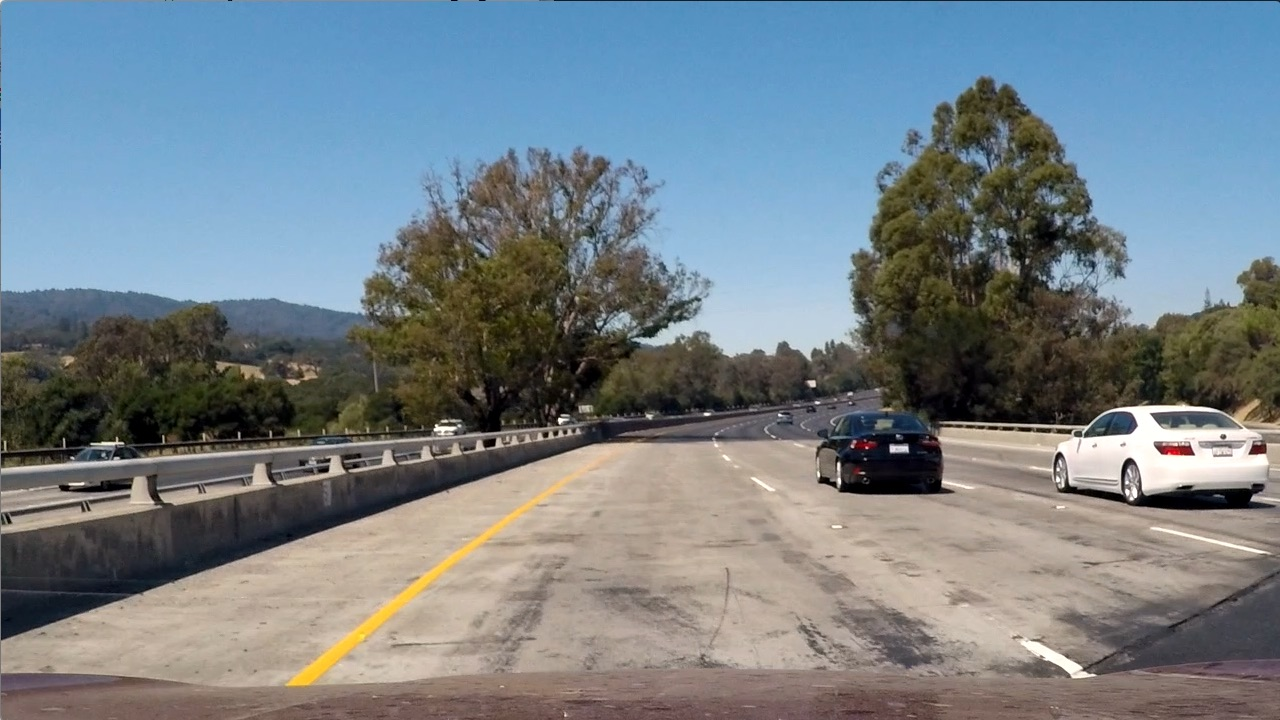
#> input picture test-images/1.jpg, 1280 x 720 px
$ python test.py
#> lines starting #> are read from the running program, lines starting #| are printed output that depends on the picture; after the words box and inside, x2 and y2 are one past the last pixel; in counts of white or black regions, pixels touching at a corner belong together
import cv2
import numpy as np
from matplotlib import pyplot as plt
img = cv2.imread('../test-images/1.jpg',0)
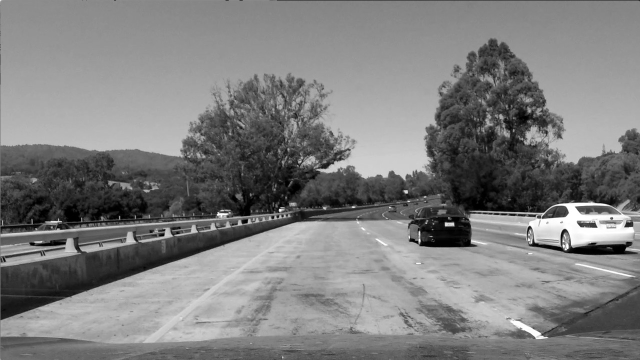
#> img: shape (720, 1280) (shown at 1/2 size); min 0, max 255, mean 126.1
edges = cv2.Canny(img,500,300)
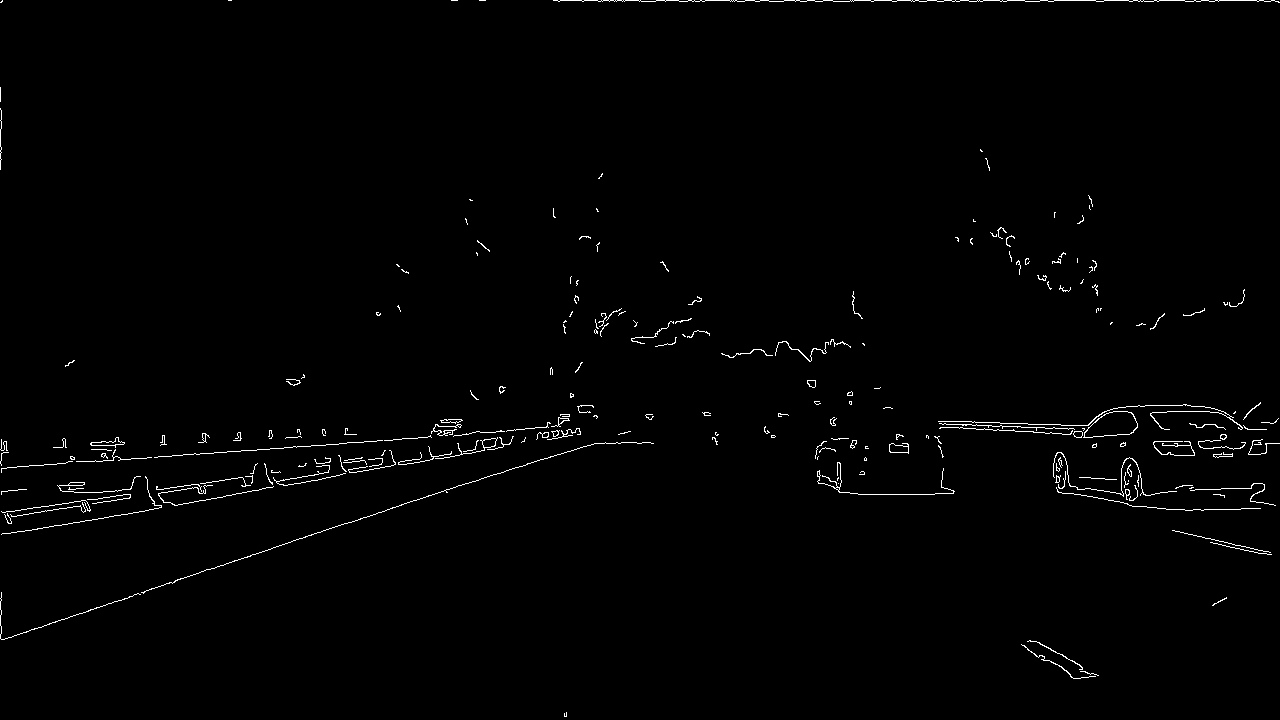
#> edges: shape (720, 1280); 1% white in thin lines or dots
#kernel = np.ones((5,5),np.uint8)
#edges = cv2.dilate(edges,kernel,iterations = 1)
cv2.imshow('test',edges)
cv2.waitKey(0)

$ run again, with test-images/2.jpg copied over test-images/1.jpg
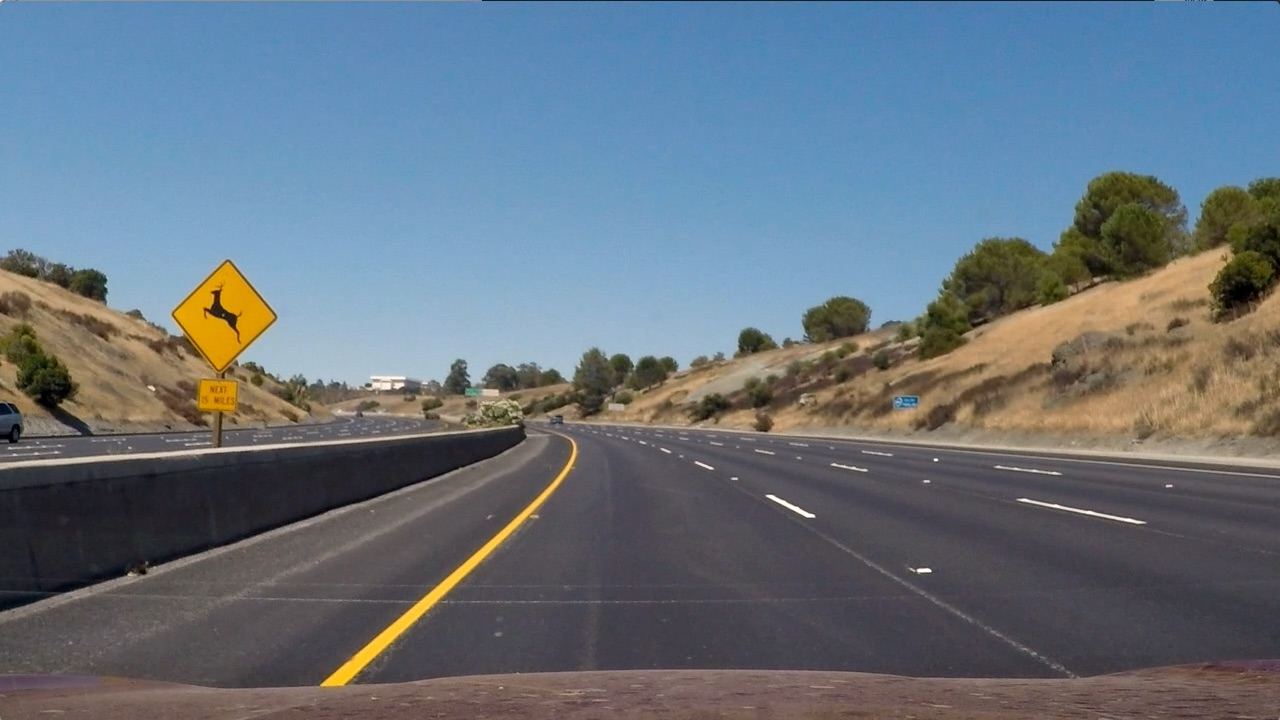
#> input picture test-images/2.jpg, 1280 x 720 px
#> `img = cv2.imread('../test-images/1.jpg',0)`:
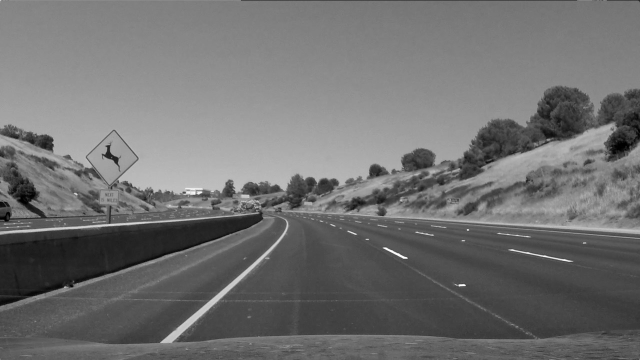
#> img: shape (720, 1280) (shown at 1/2 size); min 0, max 255, mean 112.3
#> `edges = cv2.Canny(img,500,300)`:
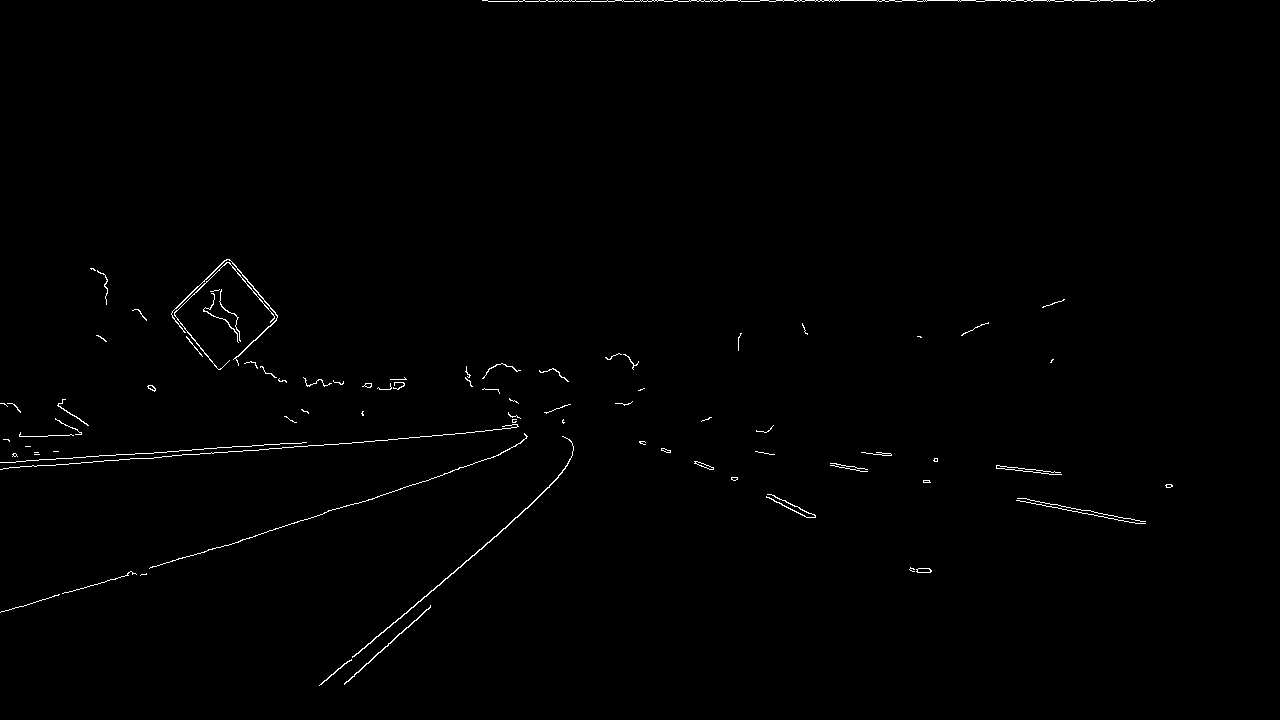
#> edges: shape (720, 1280); 0.6% white in thin lines or dots, all inside (x1, y1, x2, y2) = (0, 0, 1173, 686)

$ run again, with test-images/3.jpg copied over test-images/1.jpg
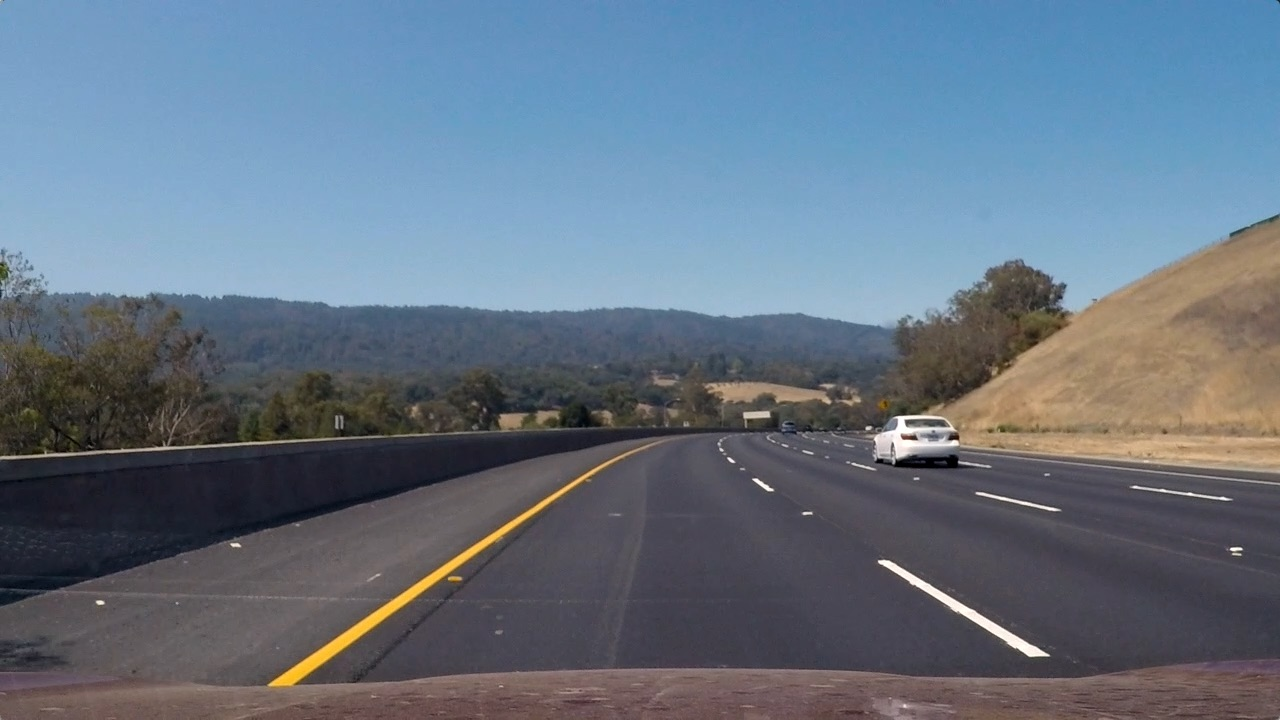
#> input picture test-images/3.jpg, 1280 x 720 px
#> `img = cv2.imread('../test-images/1.jpg',0)`:
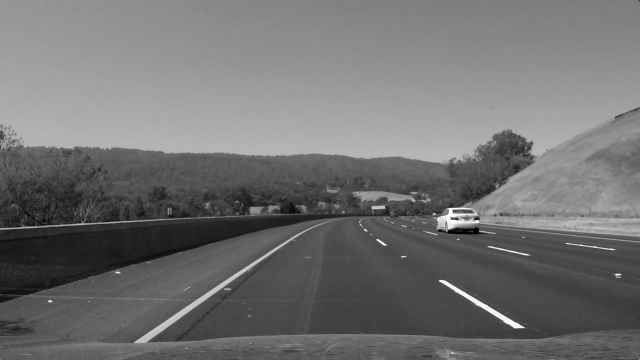
#> img: shape (720, 1280) (shown at 1/2 size); min 0, max 255, mean 112.8
#> `edges = cv2.Canny(img,500,300)`:
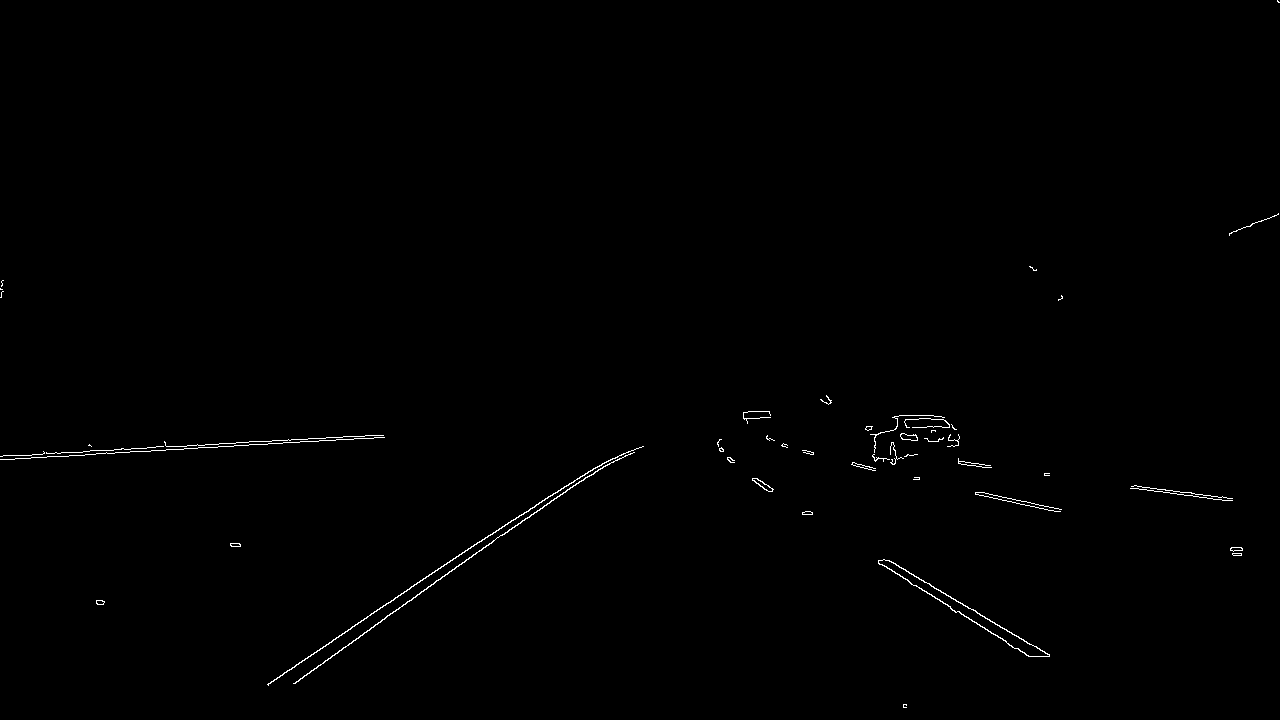
#> edges: shape (720, 1280); 0.43% white in thin lines or dots
